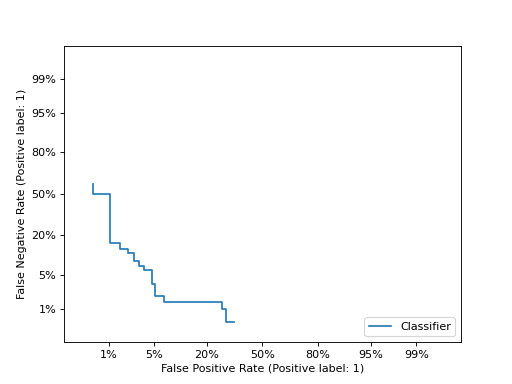

This chart was generated by the following Python code:
import matplotlib.pyplot as plt
from sklearn.datasets import make_classification
from sklearn.metrics import DetCurveDisplay
from sklearn.model_selection import train_test_split
from sklearn.svm import SVC
X, y = make_classification(n_samples=1000, random_state=0)
X_train, X_test, y_train, y_test = train_test_split(
    X, y, test_size=0.4, random_state=0)
clf = SVC(random_state=0).fit(X_train, y_train)
y_pred = clf.decision_function(X_test)
DetCurveDisplay.from_predictions(
   y_test, y_pred)
# <...>
plt.show()
